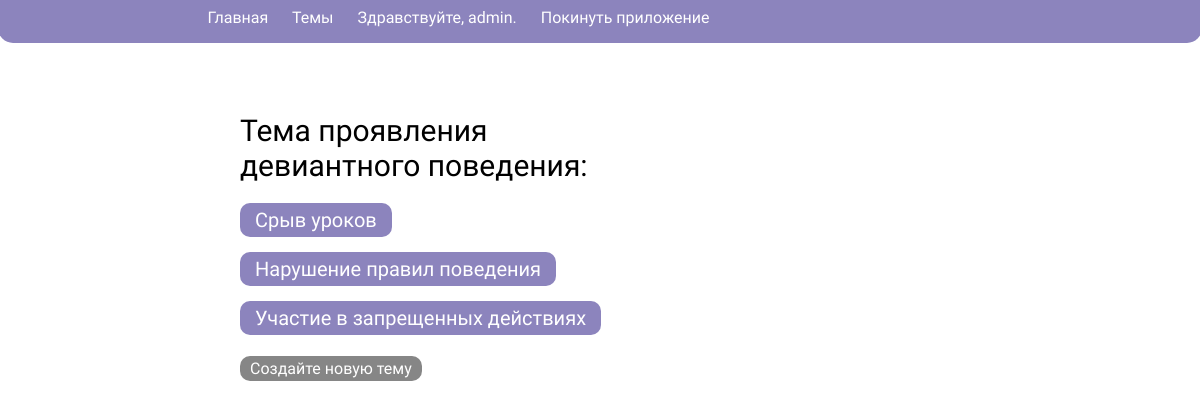
The app's page /topics/ (signed in) with its own data.
### error_log/models.py (models this page shows)
class Topic(models.Model):
    text = models.CharField(max_length=200)
    date_added = models.DateTimeField(auto_now_add=True)
    owner = models.ForeignKey(User, on_delete=models.CASCADE)
    def __str__(self) -> str:
        return self.text

### error_log/views.py (the view)
# urls.py: path('topics/', views.topics, name='topics'),
@login_required
def topics(request):
    topics = Topic.objects.filter(owner=request.user).order_by('date_added')
    context = {'topics': topics}
    return render(request, 'error_log/topics.html', context)

### error_log/templates/error_log/topics.html (shortened to what this page needs)
{% extends 'error_log/base.html' %}
{% load static %}
{% block css_aditional %}
<link rel='stylesheet' href="{% static 'error_log/css/index.css' %}">
{% endblock%}
  {% block content %}
<main class="container topics">
  <ul>
    <h2 style="font-weight: 400;">Тема проявления <br> девиантного поведения:</h2>
    {% for topic in topics %}
      <li>
        <a href='{% url 'error_log:topic' topic.id %}'>{{ topic }}</a>
      </li>
    {% empty %}
      <li>Пока что никаких тем добавлено не было.</li>
    {% endfor %}
    <a class="create_new_topic" href='{% url 'error_log:new_topic' %}'>Создайте новую тему</a>
  </ul>
</main>
{% endblock content %}

### error_log/templates/error_log/base.html (shortened to what this page needs)
{% load static %}
<!DOCTYPE html>
<html lang="en">
<head>
    {% block css_aditional %}{% endblock%}
</head>
<body>
<header>
  <nav>
    <main class=" header_container">
    <a href='{% url 'error_log:index' %}'>Главная</a>
    <a href='{% url 'error_log:topics' %}'>Темы</a>
    {% if user.is_authenticated %}
      <a>Здравствуйте, {{ user.username }}.</a>
      <a href="{% url 'users:logout' %}">Покинуть приложение</a>
    {% else %}
      <a href="{% url 'users:register' %}">Зарегистрироваться</a>
      <a href="{% url 'users:login' %}">Авторизироваться</a>
    {% endif %}
  </main>
  </nav>
</header>
  {% block content %}{% endblock content %}
</body>
</html>

### error_log/static/error_log/css/index.css (style rules this page uses)
* { font-family: 'Titillium Web', Arial, sans-serif; --primary-color: #8c84bd; --hover-color: rgb(201, 184, 187); }
body { max-width: 99vw; overflow-x: hidden; }
.header_container { max-width: 800px; margin: 0px auto; }
header { margin-top: -10px; margin-left: -10px; height: 25px; width: 100%; background-color: var(--primary-color); padding: 10px; border-bottom-left-radius: 15px; border-bottom-right-radius: 15px; }
nav { margin-left: 15px; }
nav a { margin-right: 20px; text-decoration: none; color: #ffffff; transition: 0.3s ease-out; }
.container { max-width: 800px; margin: 70px auto 0 auto; display: flex; }
.topics { font-size: 20px; display: block; }
.create_new_topic { padding: 3px 10px; font-size: 16px; font-weight: 400; text-align: center; text-decoration: none; background-color: rgb(134, 134, 134); color: white; border: none; border-radius: 10px; cursor: pointer; transition: 0.3s ease-out; }
.topics>ul { margin-top: 40px; list-style-type: none; }
.topics>ul>li>a { text-decoration: none; color: black; padding: 5px 15px; font-size: 20px; font-weight: 400; text-align: center; text-decoration: none; background-color: var(--primary-color); color: white; border: none; border-radius: 10px; cursor: pointer; transition: 0.3s ease-out; }
.topics>ul>li { margin-bottom: 25px; }

### records on screen
Topic: text "Срыв уроков"
Topic: text "Нарушение правил поведения"
Topic: text "Участие в запрещенных действиях"

### other values on screen
{{ user.username }} "admin"
